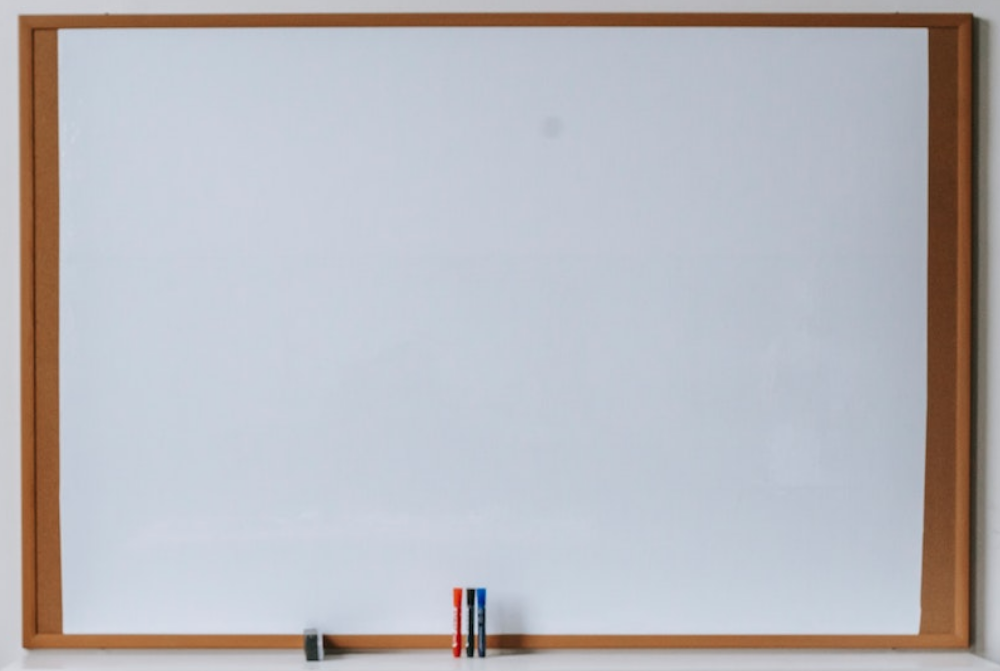
#> input picture lesson_01/data/whiteboard.png, 1000 x 671 px
$ python task_010_drawing.py
#> lines starting #> are read from the running program, lines starting #| are printed output that depends on the picture
import os
import cv2

img = cv2.imread(os.path.join('.', 'data', 'whiteboard.png'))
#> img is the input picture: shape (671, 1000, 3); mean B, G, R 189.1, 184, 184.2
print(img.shape)
#| (671, 1000, 3)

#line
cv2.line(img, (100, 150), (300, 450), (0, 255, 0), 3)

#rectangle
cv2.rectangle(img, (100, 150), (300, 450), (255, 0, 0), 5)

#circle
cv2.circle(img, (500, 330), 25, (0, 0, 255), 8)

#text
cv2.putText(img, "Qwerty", (600, 450), cv2.FONT_HERSHEY_SIMPLEX, 2, (255, 255, 0), 10)
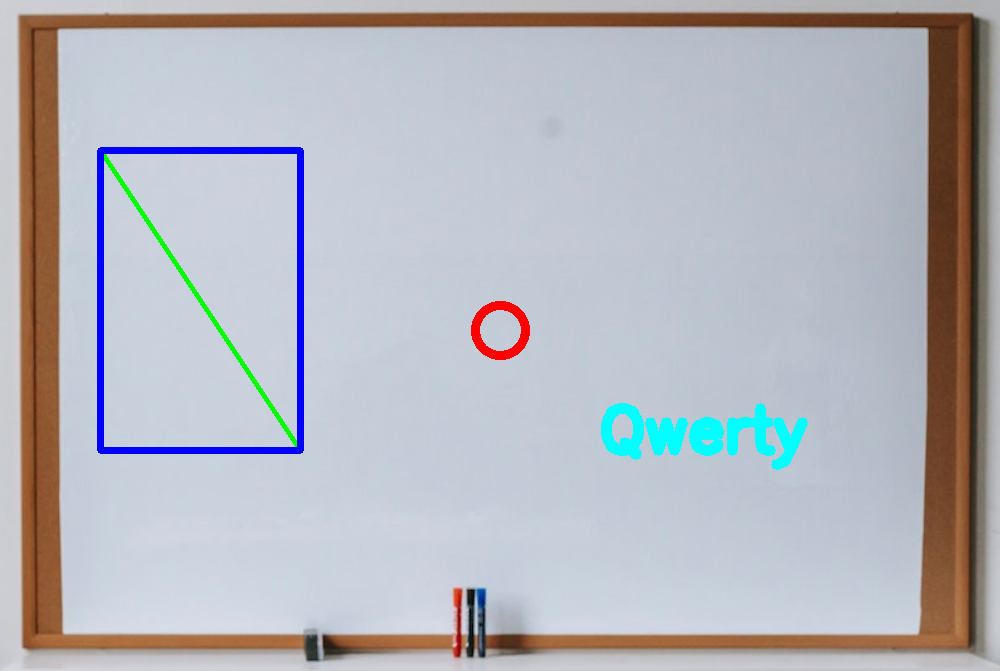
#> img: shape (671, 1000, 3); mean B, G, R 188.9, 182, 180.1

cv2.imshow('img', img)
cv2.waitKey(0)
